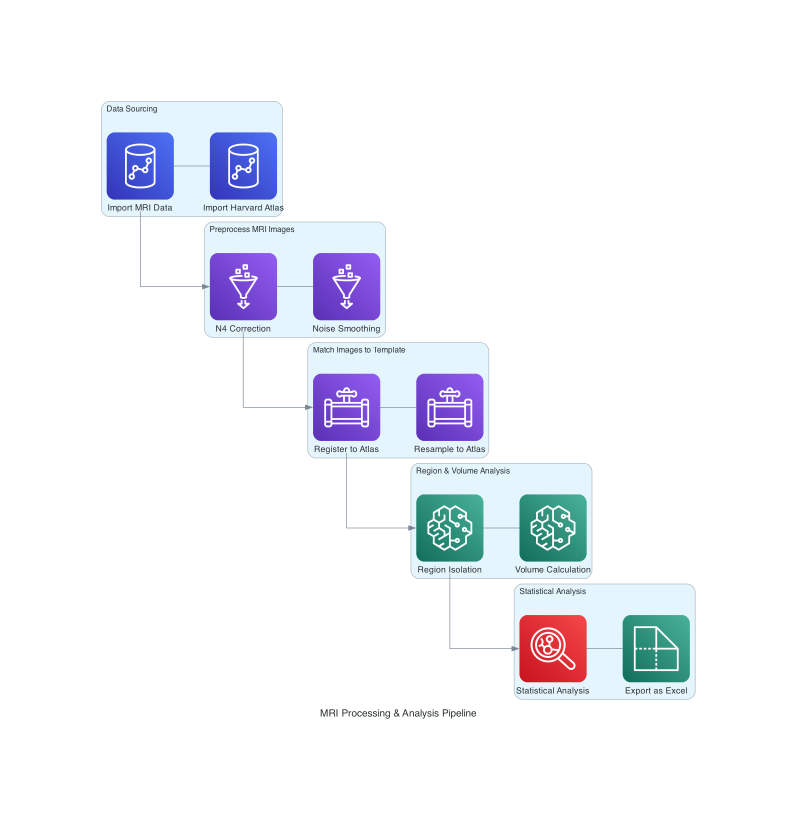
#> input picture src/mri_processing_&_analysis_pipeline.png, 1593 x 1633 px (shown at 1/2 size)
$ jupyter execute DataPipe.ipynb
#> lines starting #> are read from the running program, lines starting #| are printed output that depends on the picture
# MRI Data Processing and Analysis

This notebook demonstrates how to set up and use the `DataPipe` class for handling neuroimaging data, from reading subject files to registering images to a common atlas and analyzing volumetric changes.

This notebook is for presentation only, and will not run the code


# Project Structure

[cell 1]
from IPython.display import display
from PIL import Image
img = Image.open("mri_processing_&_analysis_pipeline.png")
#> img is the input picture: PIL image 1593x1633 RGB; mean R, G, B 241.9, 243.1, 248.6
# Scale down while keeping aspect ratio
max_width = 800  # Set your desired width
aspect_ratio = img.height / img.width
#> aspect_ratio = 1.03
new_height = int(max_width * aspect_ratio)
#> new_height = 820

img_resized = img.resize((max_width, new_height))
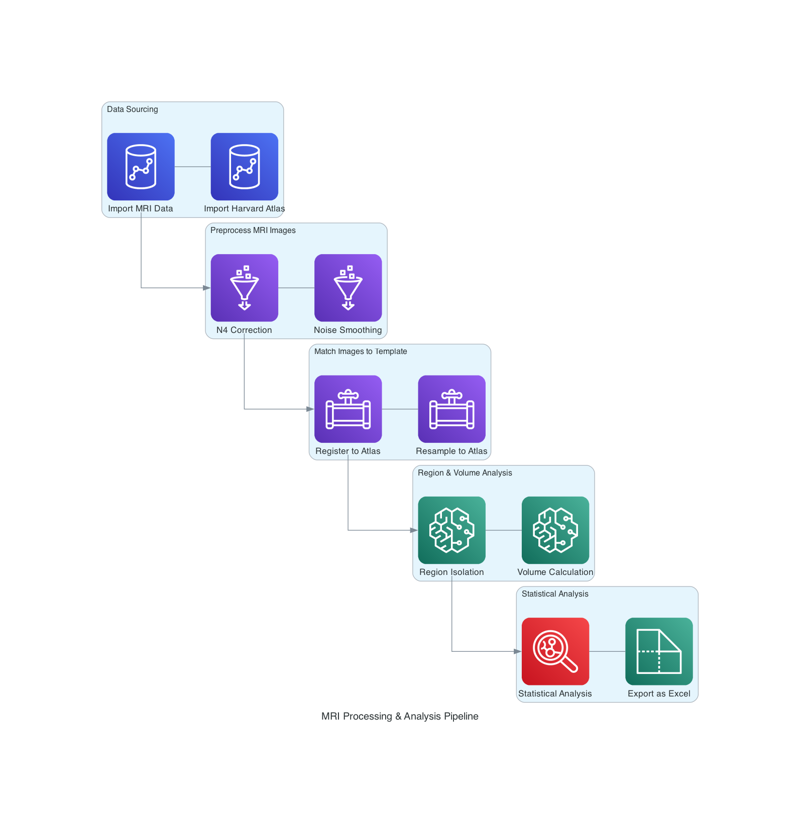
#> img_resized: PIL image 800x820 RGB; mean R, G, B 241.9, 243.1, 248.6
display(img_resized)
